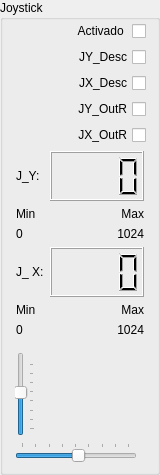
              <widget class="QGroupBox" name="JoystickValues_gBox_verLay">
               <property name="sizePolicy">
                <sizepolicy hsizetype="Preferred" vsizetype="Preferred">
                 <horstretch>0</horstretch>
                 <verstretch>0</verstretch>
                </sizepolicy>
               </property>
               <property name="minimumSize">
                <size>
                 <width>140</width>
                 <height>0</height>
                </size>
               </property>
               <property name="maximumSize">
                <size>
                 <width>160</width>
                 <height>525</height>
                </size>
               </property>
               <property name="layoutDirection">
                <enum>Qt::LeftToRight</enum>
               </property>
               <property name="title">
                <string>Joystick</string>
               </property>
               <layout class="QVBoxLayout" name="verticalLayout_6">
                <property name="topMargin">
                 <number>1</number>
                </property>
                <property name="bottomMargin">
                 <number>1</number>
                </property>
                <item>
                 <widget class="QCheckBox" name="joystick_Activado_chk">
                  <property name="sizePolicy">
                   <sizepolicy hsizetype="Minimum" vsizetype="Preferred">
                    <horstretch>0</horstretch>
                    <verstretch>0</verstretch>
                   </sizepolicy>
                  </property>
                  <property name="layoutDirection">
                   <enum>Qt::RightToLeft</enum>
                  </property>
                  <property name="text">
                   <string>Activado </string>
                  </property>
                 </widget>
                </item>
                <item>
                 <widget class="QCheckBox" name="chk_LED_Joy_Y_Desc">
                  <property name="sizePolicy">
                   <sizepolicy hsizetype="Preferred" vsizetype="Fixed">
                    <horstretch>0</horstretch>
                    <verstretch>0</verstretch>
                   </sizepolicy>
                  </property>
                  <property name="minimumSize">
                   <size>
                    <width>40</width>
                    <height>0</height>
                   </size>
                  </property>
                  <property name="layoutDirection">
                   <enum>Qt::RightToLeft</enum>
                  </property>
                  <property name="text">
                   <string>JY_Desc</string>
                  </property>
                 </widget>
                </item>
                <item>
                 <widget class="QCheckBox" name="chk_LED_Joy_X_Desc">
                  <property name="sizePolicy">
                   <sizepolicy hsizetype="Preferred" vsizetype="Fixed">
                    <horstretch>0</horstretch>
                    <verstretch>0</verstretch>
                   </sizepolicy>
                  </property>
                  <property name="minimumSize">
                   <size>
                    <width>20</width>
                    <height>0</height>
                   </size>
                  </property>
                  <property name="layoutDirection">
                   <enum>Qt::RightToLeft</enum>
                  </property>
                  <property name="text">
                   <string>JX_Desc</string>
                  </property>
                 </widget>
                </item>
                <item>
                 <widget class="QCheckBox" name="chk_LED_Joy_Y_OutR">
                  <property name="sizePolicy">
                   <sizepolicy hsizetype="Maximum" vsizetype="Fixed">
                    <horstretch>0</horstretch>
                    <verstretch>0</verstretch>
                   </sizepolicy>
                  </property>
                  <property name="minimumSize">
                   <size>
                    <width>40</width>
                    <height>0</height>
                   </size>
                  </property>
                  <property name="layoutDirection">
                   <enum>Qt::RightToLeft</enum>
                  </property>
                  <property name="text">
                   <string>JY_OutR</string>
                  </property>
                 </widget>
                </item>
                <item>
                 <widget class="QCheckBox" name="chk_LED_Joy_X_OutR">
                  <property name="sizePolicy">
                   <sizepolicy hsizetype="Maximum" vsizetype="Fixed">
                    <horstretch>0</horstretch>
                    <verstretch>0</verstretch>
                   </sizepolicy>
                  </property>
                  <property name="minimumSize">
                   <size>
                    <width>20</width>
                    <height>0</height>
                   </size>
                  </property>
                  <property name="layoutDirection">
                   <enum>Qt::RightToLeft</enum>
                  </property>
                  <property name="text">
                   <string>JX_OutR</string>
                  </property>
                 </widget>
                </item>
                <item>
                 <layout class="QFormLayout" name="formLayout_2">
                  <property name="leftMargin">
                   <number>2</number>
                  </property>
                  <property name="rightMargin">
                   <number>2</number>
                  </property>
                  <item row="1" column="0">
                   <widget class="QLabel" name="joystick_Y_lbl">
                    <property name="sizePolicy">
                     <sizepolicy hsizetype="Maximum" vsizetype="Preferred">
                      <horstretch>0</horstretch>
                      <verstretch>0</verstretch>
                     </sizepolicy>
                    </property>
                    <property name="minimumSize">
                     <size>
                      <width>18</width>
                      <height>50</height>
                     </size>
                    </property>
                    <property name="text">
                     <string>J_Y:</string>
                    </property>
                   </widget>
                  </item>
                  <item row="1" column="1">
                   <widget class="QLCDNumber" name="joystick_Y_lcd">
                    <property name="sizePolicy">
                     <sizepolicy hsizetype="Preferred" vsizetype="Preferred">
                      <horstretch>0</horstretch>
                      <verstretch>0</verstretch>
                     </sizepolicy>
                    </property>
                    <property name="minimumSize">
                     <size>
                      <width>50</width>
                      <height>40</height>
                     </size>
                    </property>
                    <property name="maximumSize">
                     <size>
                      <width>16777215</width>
                      <height>60</height>
                     </size>
                    </property>
                    <property name="font">
                     <font>
                      <pointsize>14</pointsize>
                      <weight>75</weight>
                      <bold>true</bold>
                     </font>
                    </property>
                    <property name="digitCount">
                     <number>4</number>
                    </property>
                   </widget>
                  </item>
                  <item row="4" column="0">
                   <widget class="QLabel" name="joystick_X_lbl">
                    <property name="sizePolicy">
                     <sizepolicy hsizetype="Maximum" vsizetype="Preferred">
                      <horstretch>0</horstretch>
                      <verstretch>0</verstretch>
                     </sizepolicy>
                    </property>
                    <property name="minimumSize">
                     <size>
                      <width>17</width>
                      <height>50</height>
                     </size>
                    </property>
                    <property name="text">
                     <string>J_ X:</string>
                    </property>
                   </widget>
                  </item>
                  <item row="4" column="1">
                   <widget class="QLCDNumber" name="joystick_X_lcd">
                    <property name="enabled">
                     <bool>true</bool>
                    </property>
                    <property name="sizePolicy">
                     <sizepolicy hsizetype="Preferred" vsizetype="Preferred">
                      <horstretch>0</horstretch>
                      <verstretch>0</verstretch>
                     </sizepolicy>
                    </property>
                    <property name="minimumSize">
                     <size>
                      <width>50</width>
                      <height>40</height>
                     </size>
                    </property>
                    <property name="maximumSize">
                     <size>
                      <width>16777215</width>
                      <height>60</height>
                     </size>
                    </property>
                    <property name="font">
                     <font>
                      <pointsize>20</pointsize>
                      <weight>75</weight>
                      <bold>true</bold>
                     </font>
                    </property>
                    <property name="digitCount">
                     <number>4</number>
                    </property>
                   </widget>
                  </item>
                  <item row="2" column="0">
                   <widget class="QLabel" name="label_34">
                    <property name="text">
                     <string>Min</string>
                    </property>
                   </widget>
                  </item>
                  <item row="2" column="1">
                   <widget class="QLabel" name="label_36">
                    <property name="text">
                     <string>Max</string>
                    </property>
                    <property name="alignment">
                     <set>Qt::AlignRight|Qt::AlignTrailing|Qt::AlignVCenter</set>
                    </property>
                   </widget>
                  </item>
                  <item row="3" column="0">
                   <widget class="QLabel" name="Jy_Min_lbl">
                    <property name="text">
                     <string>0</string>
                    </property>
                   </widget>
                  </item>
                  <item row="3" column="1">
                   <widget class="QLabel" name="Jy_Max_lbl">
                    <property name="text">
                     <string>1024</string>
                    </property>
                    <property name="alignment">
                     <set>Qt::AlignRight|Qt::AlignTrailing|Qt::AlignVCenter</set>
                    </property>
                   </widget>
                  </item>
                  <item row="5" column="0">
                   <widget class="QLabel" name="label_39">
                    <property name="text">
                     <string>Min</string>
                    </property>
                   </widget>
                  </item>
                  <item row="5" column="1">
                   <widget class="QLabel" name="label_40">
                    <property name="text">
                     <string>Max</string>
                    </property>
                    <property name="alignment">
                     <set>Qt::AlignRight|Qt::AlignTrailing|Qt::AlignVCenter</set>
                    </property>
                   </widget>
                  </item>
                  <item row="6" column="0">
                   <widget class="QLabel" name="Jx_Min_lbl">
                    <property name="text">
                     <string>0</string>
                    </property>
                   </widget>
                  </item>
                  <item row="6" column="1">
                   <widget class="QLabel" name="Jx_Max_lbl">
                    <property name="text">
                     <string>1024</string>
                    </property>
                    <property name="alignment">
                     <set>Qt::AlignRight|Qt::AlignTrailing|Qt::AlignVCenter</set>
                    </property>
                   </widget>
                  </item>
                 </layout>
                </item>
                <item>
                 <widget class="QFrame" name="gridLayout_3">
                  <layout class="QGridLayout" name="gridLayout_2">
                   <property name="leftMargin">
                    <number>1</number>
                   </property>
                   <property name="verticalSpacing">
                    <number>6</number>
                   </property>
                   <item row="2" column="0">
                    <widget class="QSlider" name="joystickVertical_sld">
                     <property name="minimumSize">
                      <size>
                       <width>0</width>
                       <height>60</height>
                      </size>
                     </property>
                     <property name="maximumSize">
                      <size>
                       <width>16777215</width>
                       <height>100</height>
                      </size>
                     </property>
                     <property name="minimum">
                      <number>370</number>
                     </property>
                     <property name="maximum">
                      <number>640</number>
                     </property>
                     <property name="pageStep">
                      <number>36</number>
                     </property>
                     <property name="value">
                      <number>512</number>
                     </property>
                     <property name="orientation">
                      <enum>Qt::Vertical</enum>
                     </property>
                     <property name="tickPosition">
                      <enum>QSlider::TicksBelow</enum>
                     </property>
                    </widget>
                   </item>
                   <item row="3" column="0">
                    <widget class="QSlider" name="joystickHorizontal_Sld">
                     <property name="minimum">
                      <number>374</number>
                     </property>
                     <property name="maximum">
                      <number>640</number>
                     </property>
                     <property name="pageStep">
                      <number>33</number>
                     </property>
                     <property name="value">
                      <number>512</number>
                     </property>
                     <property name="orientation">
                      <enum>Qt::Horizontal</enum>
                     </property>
                     <property name="tickPosition">
                      <enum>QSlider::TicksAbove</enum>
                     </property>
                    </widget>
                   </item>
                  </layout>
                 </widget>
                </item>
               </layout>
              </widget>
